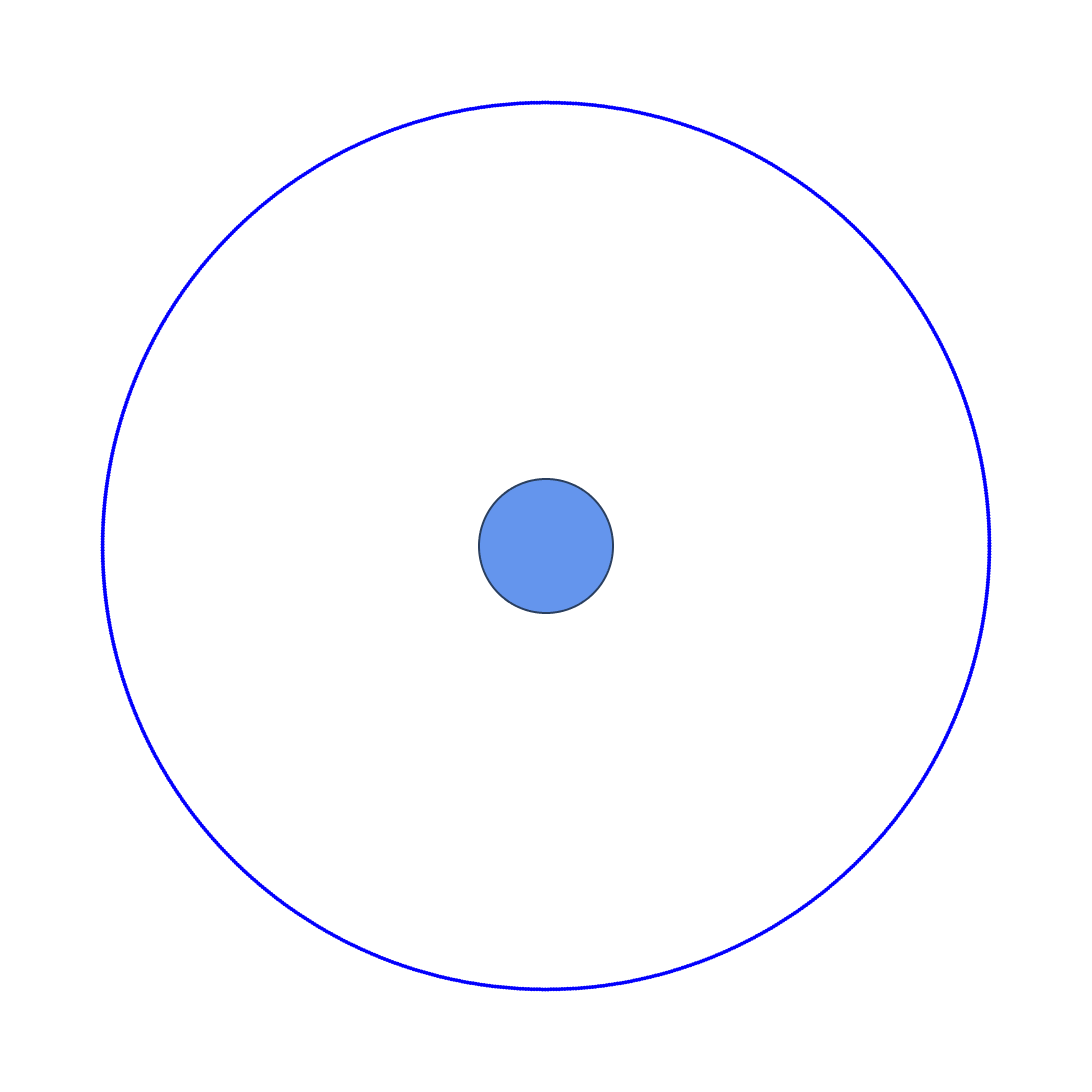

This figure's notebook cell:
### Code cell
G = 6.6743e-11 # m3/kg/s2
m_earth = 5.97219e24 # kg
r_earth = 6371 # km
def ellipse(peri,apo,incl,angle):
    peri = peri + r_earth
    apo = apo + r_earth
    semi = (peri + apo) / 2
    ecc = (apo - peri) / (apo + peri)
    theta = np.linspace(0, 2 * np.pi, 1000) + [0]
    r = semi * (1 - ecc ** 2) / (1 + ecc * np.cos(theta))
    x = r * np.cos(theta) * np.cos(np.radians(incl))
    y = r * np.sin(theta)
    z = r * np.sin(np.radians(incl)) * np.cos(theta)
    v = np.sqrt(G * m_earth / (r ** 2))
    return x,y,z,v

import plotly.express as px
import plotly.graph_objects as go

x,y,z,v = ellipse(35786,35786,0,0)
fig = go.Figure(go.Scatter(x=x,y=y,mode='markers',marker={
    'color':v,'colorscale':'BlueRed','size':4,'cmin':450,'cmax':2750}))

xe,ye,ze,ve = ellipse(0,0,0,0)
path='M '+str(xe[0])+','+str(ye[1])
for k in range(1, xe.shape[0]):
     path+=' L '+str(xe[k])+','+str(ye[k])
path+=' Z'

layout = {
    'margin':{'l':80,'r':80,'t':50,'b':50},
    'template':'plotly_white',
    'paper_bgcolor':'rgba(0,0,0,0)',
    'plot_bgcolor':'rgba(0,0,0,0)',
    'showlegend':False,
}
fig.update_layout(layout,xaxis={'range':[-36000,36000]},yaxis={'scaleanchor':'x','scaleratio':1},
    shapes=[dict(type='path',layer='below',path=path,fillcolor='cornflowerblue')],
    height=1200,width=1200
).update_xaxes(visible=False,showgrid=False).update_yaxes(visible=False,showgrid=False)
fig.write_image(f'trajectory/GEO_orbit.png',scale=3)
fig.show()
